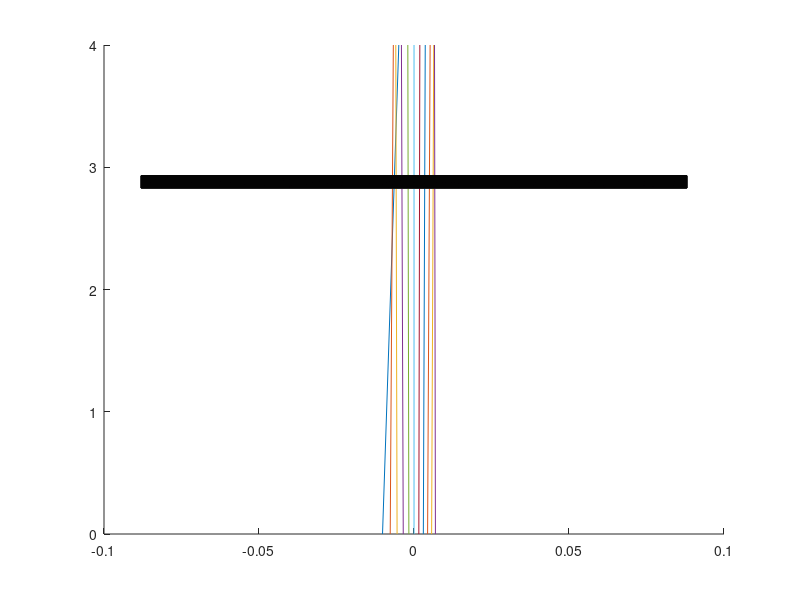
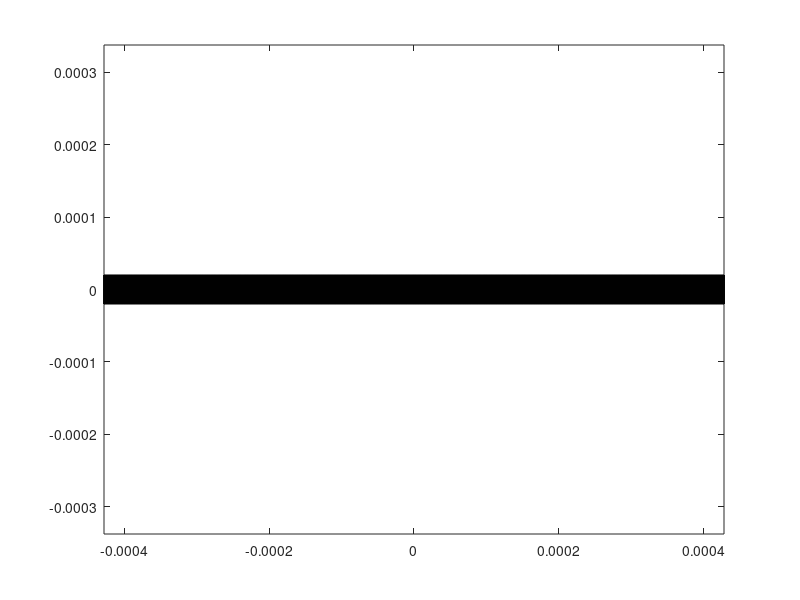

These figures' MATLAB source, in order:
function wavefronts_test()

    V = 613;
    aperture = 16e-3;
    scan_time = 2e-6;
    spacing = 0.1;
    focus = 2;
    axial_scan = 900;
    axial_range = 4;
    deflection1 = 0e-3;
    deflection2 = 0e-3;

    B = 1 + spacing/2/focus;
    w3 = axial_scan / focus / B^3;
    phase_aod_first = @(t, x) (x - V*t)*deflection1 + (x - V*t).^2 / 2 / (2 * focus + spacing) + w3 * (x - V*t).^3 / 6 - 3 * spacing * B * w3^2 * (x - V*t).^4 / 24 + 15 * spacing^2 / B * w3^3 * (x - V*t).^5 / 120;
    phase_aod_second = @(t, x) (x + V*t)*deflection2 + (x + V*t).^2 / 2 / (2 * focus) - (x + V*t).^3 / 6 * axial_scan / focus; 
    
    figure()
    hold on;
    
    plot_rays(axial_range, scan_time, aperture, spacing, phase_aod_first, phase_aod_second)
    plot_phase(axial_range, 920e-9, scan_time, aperture, spacing, phase_aod_first, phase_aod_second)
end
    
function plot_rays(axial_range, scan_time, aperture, spacing, phase_aod_first, phase_aod_second)
    num_ray = 11;
    num_times = 1;
    [rays_t, rays_x] = meshgrid(linspace(-scan_time/2, scan_time/2, num_times), linspace(-aperture/2, aperture/2, num_ray));

    D = 1e-9;
    deflect = @(t, x, phase_aod) -(phase_aod(t, x+D) - phase_aod(t, x-D)) ./ (2*D);
    propagate = @(k, L) k * L;

    rays_k = deflect(rays_t, rays_x, phase_aod_first);
    rays_x = rays_x + propagate(rays_k, spacing);
    rays_k = rays_k + deflect(rays_t, rays_x, phase_aod_second);

    X = [rays_x(:), rays_x(:) + propagate(rays_k(:), axial_range)];
    Y = [zeros(num_ray * num_times, 1), zeros(num_ray * num_times, 1) + axial_range];
    plot(X', Y');
end

function plot_phase(axial_range, wavelength, scan_time, aperture, spacing, phase_aod_first, phase_aod_second)
    wavevector = 2 * pi / wavelength;
    width = aperture*11;
    fft_number_of_samples = 2^14 - 1;
    z_list = 2.88 + linspace(-0.05, 0.05, 111);
    x_list = linspace(-width/2, width/2, fft_number_of_samples)';
    
    wave = abs(x_list) < aperture/2;
    wave = wave ./ exp(1i * wavevector * phase_aod_first(scan_time/2, x_list)); % first AOD phase
    wave = propagate_wave(wave, wavevector, spacing, width, fft_number_of_samples, 1); % propagate to second
    wave = wave ./ exp(1i * wavevector * phase_aod_second(scan_time/2, x_list)); % combine with second AOD phase
    wave_range = propagate_wave(wave, wavevector, z_list, width, fft_number_of_samples, 1); % propagate through focal region
    
    [X, Z] = meshgrid(x_list, z_list);
    pcolor(X, Z, angle(wave_range)')
    
    calculate_psf(wave, width, fft_number_of_samples, wavevector);
end

function propagated_wave = propagate_wave(wave, wavevector, distances, space_width, fft_number_of_samples, ref_ind)
    count = [0:floor((fft_number_of_samples - 1)/2) floor(-(fft_number_of_samples - 1)/2):-1]';

    k_x = count * 2 * pi / space_width;
    k_z = sqrt(wavevector.^2 * ref_ind.^2 - k_x.^2);
    mask = ~(abs(imag(k_z)) > 0);

    ft_wave = fft(ifftshift(wave)); % recentre wave with fftshift

    propagated_wave = zeros([size(k_z, 1), numel(distances)]);
    for n = 1:numel(distances) % to handle multiple distances in one hit
        propagated_wave(:,n) = fftshift(ifft((ft_wave .* exp(1i * mask .* k_z .* distances(n)) .* mask))); % shift back 
    end
    propagated_wave = squeeze(propagated_wave); % in case only one distance required
end

function calculate_psf(wave_leaving_aol, width, fft_number_of_samples, wavevector)
    tube_lens_focal_length = 160e-3;  
    aol_to_objective_scaling = 0.8;
    objective_magnification = 20;
    
    integer_list = floor(-fft_number_of_samples/2+0.5):floor(fft_number_of_samples/2-0.5);
    k_x_discrete = integer_list * 2 * pi / (width * aol_to_objective_scaling);
    plane_wave_angle_air = k_x_discrete / wavevector;
    x = plane_wave_angle_air * tube_lens_focal_length / objective_magnification;
    width_fp = (max(x(:)) - min(x(:)));
    
    focal_plane_wave = fftshift(fft2(ifftshift(wave_leaving_aol))); % transform to focal plane    
    
    z_range = linspace(-1,1,101)*20e-6;
    focal_region_wave = propagate_wave(focal_plane_wave, wavevector, z_range, width_fp, fft_number_of_samples, 4/3);
    
    [X,Z] = meshgrid(x, z_range);
    
    figure()
    pcolor(X, Z, abs(focal_region_wave)');
    axis equal
end
